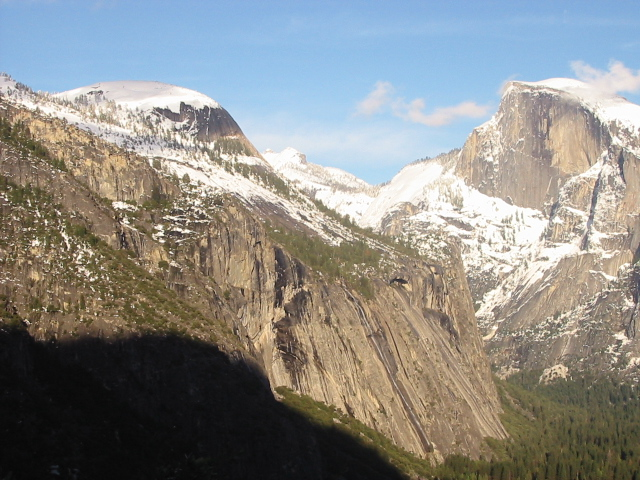
//> input picture Assignment08/input1.jpg, 640 x 480 px
$ ./SIFT   (built with g++ and OpenCV 4, older OpenCV classes emulated)
//> lines starting //> are read from the running program, lines starting //| are printed output that depends on the picture
#include <opencv2/opencv.hpp>
#include <opencv2/nonfree/nonfree.hpp>
#include <iostream>
#include <vector>
#include <cmath>

#define RATIO_THR 0.4

using namespace std;
using namespace cv;


Mat SIFTfunc(Mat input1, Mat input2,vector<KeyPoint>& keypoints1, Mat& descriptors1,vector<KeyPoint>& keypoints2, Mat& descriptors2);
Mat AffineTransform(Mat input1, Mat input2, vector<Point2f>& srcPoints, vector<Point2f>& dstPoints);
double euclidDistance(Mat& vec1, Mat& vec2);
int nearestNeighbor(Mat& vec, vector<KeyPoint>& keypoints, Mat& descriptors);
int SecondNearestNeighbor(Mat& vec, vector<KeyPoint>& keypoints, Mat& descriptors, int first);
void findPairs(vector<KeyPoint>& keypoints1, Mat& descriptors1,
            vector<KeyPoint>& keypoints2, Mat& descriptors2,
            vector<Point2f>& srcPoints, vector<Point2f>& dstPoints);
template <typename T>
Mat cal_affine(int ptl_x[], int ptl_y[], int ptr_x[], int ptr_y[], int number_of_points);
void blend_stitching(const Mat I1, const Mat I2, Mat &I_f, int diff_x, int diff_y, float alpha);
int main() {
    //입력 이미지
    Mat input1 = imread("input1.jpg", CV_LOAD_IMAGE_COLOR);
//> input1 is the input picture: 480 rows x 640 cols, CV_8UC3; mean B, G, R 135.4, 139.3, 139.5
    Mat input2 = imread("input2.jpg", CV_LOAD_IMAGE_COLOR);
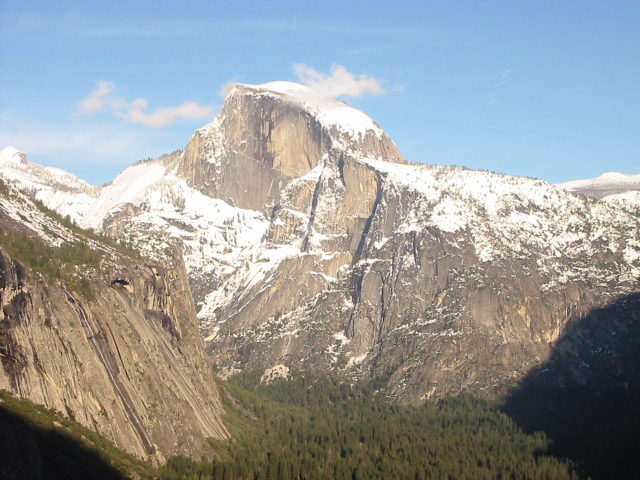
//> input picture Assignment08/input2.jpg, 640 x 480 px
//> input2 is the input picture: 480 rows x 640 cols, CV_8UC3; mean B, G, R 155.6, 155.5, 151.7
    Mat input1_gray, input2_gray;

    if (!input1.data || !input2.data)
    {
        std::cout << "Could not open" << std::endl;
        return -1;
    }

    //resize(input1, input1, Size(input1.cols / 2, input1.rows / 2));
    //resize(input2, input2, Size(input2.cols / 2, input2.rows / 2));

    cvtColor(input1, input1_gray, CV_RGB2GRAY);
    cvtColor(input2, input2_gray, CV_RGB2GRAY);
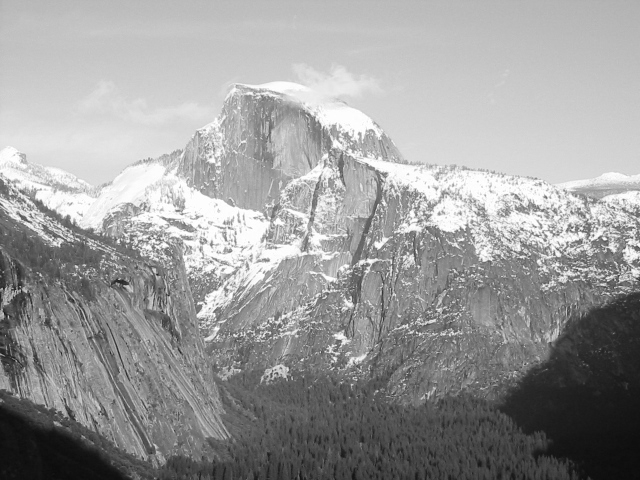
//> input2_gray: 480 rows x 640 cols, CV_8UC1; min 11, max 255, mean 155.1

    //-----------------------------------------------

    FeatureDetector* detector = new SiftFeatureDetector(
        0,        // nFeatures
        4,        // nOctaveLayers
        0.04,    // contrastThreshold
        10,        // edgeThreshold
        1.6        // sigma
    );

    DescriptorExtractor* extractor = new SiftDescriptorExtractor();

    //-----------------------------------------------

    // input1 이미지의 keypoint 찾기
    vector<KeyPoint> keypoints1;
    Mat descriptors1;
    // Detect keypoints
    detector->detect(input1_gray, keypoints1);
//> keypoints1 = 2866 keypoints; strongest (x, y, size): (6, 199, 1.9), (78, 246, 2.1), (74, 255, 2), (46, 222, 2.3)
    extractor->compute(input1_gray, keypoints1, descriptors1);
    printf("input1 : %d keypoints are found.\n", (int)keypoints1.size());
//| input1 : 2866 keypoints are found.

    // input2 이미지의 keypoint 찾기
    vector<KeyPoint> keypoints2;
    Mat descriptors2;
    // Detect keypoints
    detector->detect(input2_gray, keypoints2);
//> keypoints2 = 2623 keypoints; strongest (x, y, size): (604, 239, 2.3), (545, 197, 2.3), (573, 230, 1.9), (118, 241, 2.3)
    extractor->compute(input2_gray, keypoints2, descriptors2);
    printf("input2 : %zd keypoints are found.\n", keypoints2.size());
//| input2 : 2623 keypoints are found.

    //-----------------------------------------------

    Mat I_f=SIFTfunc(input1, input2, keypoints1,descriptors1,keypoints2,descriptors2);
    Mat I_f2=SIFTfunc(input2, input1, keypoints2,descriptors2,keypoints1,descriptors1);

    //"Left Image"창에 I1 이미지 띄우기
    namedWindow("input1");
    imshow("input1", input1);

    //"Right Image"창에 input2 이미지 띄우기
    namedWindow("input2");
    imshow("input2", input2);

    //"result"창에 I_f(결과물) 이미지 띄우기
    namedWindow("result(2to1)");
    imshow("result(2to1)", I_f);

    //"result"창에 I_f(결과물) 이미지 띄우기
    namedWindow("result2(1to2)");
    imshow("result2(1to2)", I_f2);


    waitKey(0);

    return 0;
}

//Calculate euclid distance
double euclidDistance(Mat& vec1, Mat& vec2) {
    // vec1과 vec2 사이의 거리를 반환
    double sum = 0.0;
    int dim = vec1.cols;
    for (int i = 0; i < dim; i++) {
        sum += (vec1.at<uchar>(0, i) - vec2.at<uchar>(0, i)) * (vec1.at<uchar>(0, i) - vec2.at<uchar>(0, i));
    }

    return sqrt(sum);
}

// Find the index of nearest neighbor point from keypoints.
int nearestNeighbor(Mat& vec, vector<KeyPoint>& keypoints, Mat& descriptors) {
    // keypoints가 담긴 벡터
    int neighbor = -1;
    double minDist = 1e6;

    for (int i = 0; i < descriptors.rows; i++) {
        Mat v = descriptors.row(i);        // each row of descriptor
        double dist = euclidDistance(vec, v);
        if (dist < minDist) {
            // 거리가 가장 가까운(feature이 가장 비슷한) 점을 matching되는 점으로 한다
            minDist = dist;
            neighbor = i;
        }
    }

    return neighbor;
}

int SecondNearestNeighbor(Mat& vec, vector<KeyPoint>& keypoints, Mat& descriptors,int first) {
    //
    int neighbor = -1;
    double minDist = 1e6;

    for (int i = 0; i < descriptors.rows; i++) {
        Mat v = descriptors.row(i);        // each row of descriptor
        double dist = euclidDistance(vec, v);
        if (dist < minDist) {
            if(i==first)continue;   //가장 작은 keypoint면 continue
            minDist = dist;
            neighbor = i;
        }
    }

    return neighbor;
}


void findPairs(vector<KeyPoint>& keypoints1, Mat& descriptors1,
    vector<KeyPoint>& keypoints2, Mat& descriptors2,
    vector<Point2f>& srcPoints, vector<Point2f>& dstPoints) {
    for (int i = 0; i < descriptors1.rows; i++) {   //descriptors1의 keypoints들에 대해
        KeyPoint pt1 = keypoints1[i];
        Mat desc1 = descriptors1.row(i);

        int nn = nearestNeighbor(desc1, keypoints2, descriptors2);  // nearest neighbors

        //ratio_threshold
        int nn2=SecondNearestNeighbor(desc1, keypoints2, descriptors2,nn); //두번째로 가까운 keypoint를 반환

        Mat v1=descriptors2.row(nn);
        double dist1 = euclidDistance(desc1, v1);

        Mat v2=descriptors2.row(nn2);
        double dist2 = euclidDistance(desc1, v2);

        if ((dist1/dist2) > 0.65) continue; //가장 가까운 keypoint와 두번째 가까운 keypoint와의 거리를 threshold로 가진다

        // cross-checking
        Mat desc2 = descriptors2.row(nn);
        int nn_2= nearestNeighbor(desc2, keypoints1, descriptors1); // 매칭된 keypoint에 대해 반대로 nn 수행
        if(nn_2!=i) continue;    //서로가 서로의 가장 가까운 feature일 때만 matching

        KeyPoint pt2 = keypoints2[nn];
        srcPoints.push_back(pt1.pt);
        dstPoints.push_back(pt2.pt);
    }
}

template <typename T>
Mat cal_affine(int ptl_x[], int ptl_y[], int ptr_x[], int ptr_y[], int number_of_points) {

    //Mx=b
    Mat M(2 * number_of_points, 6, CV_32F, Scalar(0));
    Mat b(2 * number_of_points, 1, CV_32F);

    Mat M_trans, temp, affineM;                             //affineM = x = A21 or A12

    // initialize matrix
    for (int i = 0; i < number_of_points; i++) {    //행 돌아가는중
        M.at<T>(2 * i, 0) = ptl_x[i];            M.at<T>(2 * i, 1) = ptl_y[i];            M.at<T>(2 * i, 2) = 1;
        M.at<T>(2 * i + 1, 3) = ptl_x[i];        M.at<T>(2 * i + 1, 4) = ptl_y[i];        M.at<T>(2 * i + 1, 5) = 1;
        b.at<T>(2 * i) = ptr_x[i];        b.at<T>(2 * i + 1) = ptr_y[i];
    } //위에 쓴대로 값 집어넣기

    // (M^T * M)^(−1) * M^T * b ( * : Matrix multiplication)
    transpose(M, M_trans);                          //M_trans = M^T
    invert(M_trans * M, temp);                      //temp = (M^T * M)^(−1)
    affineM = temp * M_trans * b;                   //affineM = (M^T * M)^(−1) * M^T * b

    return affineM;
}

void blend_stitching(const Mat I1, const Mat I2, Mat &I_f, int bound_l, int bound_u, float alpha) {

    // I2 is already in I_f by inverse warping
    // I2'는 이미 I_f에 있으니, I1만 고려. I1 자리에 아무것도 없다면 I1값 그대로 옮겨주고, I2가 있다면 0.5비율로 I1과 I2' blending
    for (int i = 0; i < I1.rows; i++) {
        for (int j = 0; j < I1.cols; j++) {                     //I1의 자리만 고려
            bool cond_I2 = I_f.at<Vec3f>(i - bound_u, j - bound_l) != Vec3f(0, 0, 0) ? true : false;    //(0, 0, 0)=검정색이라면 cond_I2=false

            if (cond_I2)    //검정색 아님= I2'있다 => I1과 I2' 겹치는 부분
                I_f.at<Vec3f>(i - bound_u, j - bound_l) = alpha * I1.at<Vec3f>(i, j) + (1 - alpha) * I_f.at<Vec3f>(i - bound_u, j - bound_l);   //I'2가 이미 있다면 alpha=0.5의 비율로 둘다 그려줌
                //i,j는 I1의 왼쪽 위 꼭짓점을 원점으로 하지만 I_f는 bound_u과 bound_l 기준으로 원점이 있다. bound_u, bound_l <=0이므로 i,j 에서 빼준다.
            else            //검정색
                I_f.at<Vec3f>(i - bound_u, j - bound_l) = I1.at<Vec3f>(i, j);   //검정에 I1 image 그대로 옮겨줌

        }
    }
}

Mat AffineTransform(Mat input1, Mat input2, vector<Point2f>& srcPoints, vector<Point2f>& dstPoints){
    const float I1_row = input1.rows;
    const float I1_col = input1.cols;
    const float I2_row = input2.rows;
    const float I2_col = input2.cols;

    int n = (int)(srcPoints.size());
    int* ptl_x = new int[n];    int* ptl_y = new int[n];
    int* ptr_x = new int[n];    int* ptr_y = new int[n];

        for (int i = 0; i < n; ++i) {
            ptl_x[i] = dstPoints[i].x;
            ptl_y[i] = dstPoints[i].y;
            ptr_x[i] = srcPoints[i].x;
            ptr_y[i] = srcPoints[i].y;
        }


    // calculate affine Matrix A12, A21
    Mat A12 = cal_affine<float>(ptl_x, ptl_y, ptr_x, ptr_y, n);                // [x'; y'] = A12 [x; y; 1]  (x' y':I2의 좌표 , x y:I1의 좌표 )
    Mat A21 = cal_affine<float>(ptr_x, ptr_y, ptl_x, ptl_y, n);                // [x'; y'] = A12 [x; y; 1]  (x' y':I1의 좌표 , x y:I2의 좌표 )

    Point2f p1(A21.at<float>(0) * 0 + A21.at<float>(1) * 0 + A21.at<float>(2), A21.at<float>(3) * 0 + A21.at<float>(4) * 0 + A21.at<float>(5));
    Point2f p2(A21.at<float>(0) * 0 + A21.at<float>(1) * I2_row + A21.at<float>(2), A21.at<float>(3) * 0 + A21.at<float>(4) * I2_row + A21.at<float>(5));
    Point2f p3(A21.at<float>(0) * I2_col + A21.at<float>(1) * I2_row + A21.at<float>(2), A21.at<float>(3) * I2_col + A21.at<float>(4) * I2_row + A21.at<float>(5));
    Point2f p4(A21.at<float>(0) * I2_col + A21.at<float>(1) * 0 + A21.at<float>(2), A21.at<float>(3) * I2_col + A21.at<float>(4) * 0 + A21.at<float>(5));

    int bound_u = (int)round(min(0.0f, min(p1.y, p4.y)));               //I1의 원점(0)과 I2'의 꼭짓점 중 가장 위(y값 작은것)의 값이 I_f(결과물)의 원점의 y좌표가 된다.
    int bound_b = (int)round(max(I1_row-1, max(p2.y, p3.y)));           //I1의 row(=y값)과 I2'의 꼭짓점 중 가장 아래(y값 큰것)의 값이 I_f(결과물)의 바닥이 된다.
    int bound_l = (int)round(min(0.0f, min(p1.x, p2.x)));               //I1의 원점(0)과 I2'의 꼭짓점 중 가장 왼쪽(x값 작은것)의 값이 I_f(결과물)의 원점의 x좌표가 된다.
    int bound_r = (int)round(max(I1_col-1, max(p3.x, p4.x)));           //I1의 col(=x값)과 I2'의 꼭짓점 중 가장 오른쪽(x값 큰것)의 값이 I_f(결과물)의 가장 오른쪽의 경계가 된다.
                                                                        //bound_u, bound_l <=0 이다.
    // initialize merged image
    Mat I_f(bound_b - bound_u + 1, bound_r - bound_l + 1, CV_32FC3, Scalar(0));     //결과물 저장할 행렬

    //I2' 먼저 그려준다
    // inverse warping with bilinear interplolation
    for (int i = bound_u; i <= bound_b; i++) {                          //행
        for (int j = bound_l; j <= bound_r; j++) {                      //열
            //i행j열은 I_f 위의 점. A12를 이용해 ij에 대응하는 I2의 점(x,y)를 찾는다.
            //[x; y] = A12 [j; i; 1]
            float x = A12.at<float>(0) * j + A12.at<float>(1) * i + A12.at<float>(2) - bound_l;     //j가 bound_l에서 시작하니까 bound_l을 빼주어 원점을 0으로 맞춰준다.
            float y = A12.at<float>(3) * j + A12.at<float>(4) * i + A12.at<float>(5) - bound_u;     //i가 bound_u에서 시작하니까 bound_u을 빼주어 원점을 0으로 맞춰준다.

            float y1 = floor(y);    //y 버림. y와 가장 가까운 y보다 작은 정수
            float y2 = ceil(y);     //y 올림. y와 가장 가까운 y보다 큰 정수
            float x1 = floor(x);    //x 버림
            float x2 = ceil(x);     //x 올림

            float mu = y - y1;      //y의 소수부분
            float lambda = x - x1;  //x의 소수부분

            if (x1 >= 0 && x2 < I2_col && y1 >= 0 && y2 < I2_row)   //I2의 범위 안이라면
                //f(x, y') = mu * f(x, y+1) + (1-mu) * f(x, y)
                //f(x+1, y') = mu * f(x+1, y+1) + (1-mu) * f(x+1, y)
                //f(x', y') = lambda * f(x+1, y') + (1-lambda) * f(x, y')
                I_f.at<Vec3f>(i - bound_u, j - bound_l) = lambda * (mu * input2.at<Vec3f>(y2, x2) + (1 - mu) * input2.at<Vec3f>(y1, x2)) +
                                                          (1 - lambda) *(mu * input2.at<Vec3f>(y2, x1) + (1 - mu) * input2.at<Vec3f>(y1, x1));  //bilinear interpolation
        }
    }//input2'그려지고, I1은 아직 없는 상태
    // image stitching with blend
    blend_stitching(input1, input2, I_f, bound_l, bound_u, 0.5);

    return I_f;
}

Mat SIFTfunc(Mat input1, Mat input2,vector<KeyPoint>& keypoints1, Mat& descriptors1,vector<KeyPoint>& keypoints2, Mat& descriptors2){
    Mat input1_gray, input2_gray;
    cvtColor(input1, input1_gray, CV_RGB2GRAY);
    cvtColor(input2, input2_gray, CV_RGB2GRAY);

    Size size = input2.size();
//> size = Size(640, 480)
    Size sz = Size(size.width + input1_gray.size().width, max(size.height, input1_gray.size().height));
//> sz = Size(1280, 480)
    Mat matchingImage = Mat::zeros(sz, CV_8UC3);

    input1.copyTo(matchingImage(Rect(size.width, 0, input1_gray.size().width, input1_gray.size().height)));
    input2.copyTo(matchingImage(Rect(0, 0, size.width, size.height)));
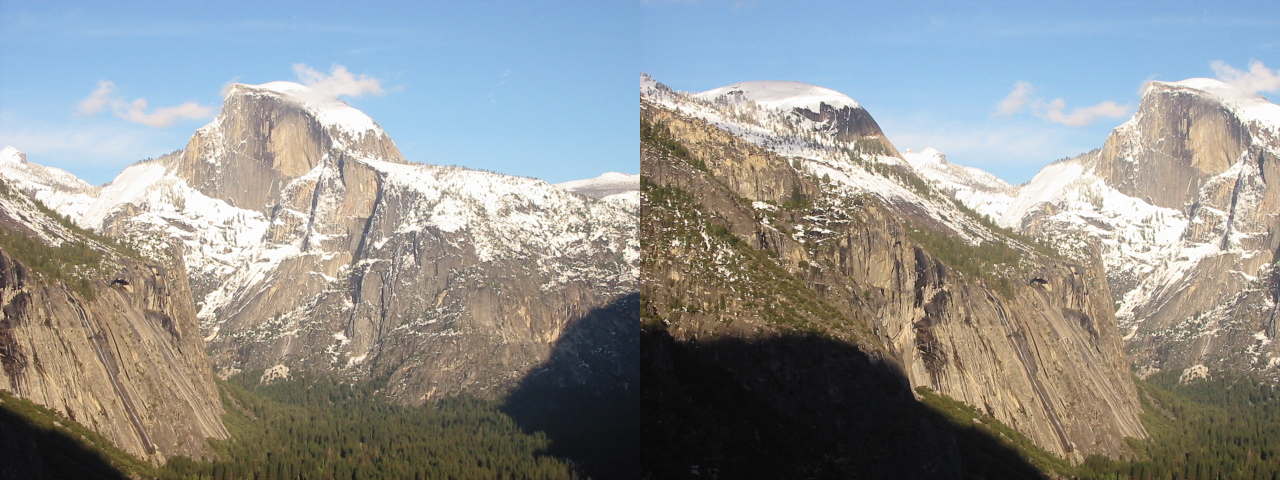
//> matchingImage: 480 rows x 1280 cols, CV_8UC3; mean B, G, R 145.5, 147.4, 145.6

    vector<Point2f> srcPoints;
    vector<Point2f> dstPoints;
    findPairs(keypoints2, descriptors2, keypoints1, descriptors1, srcPoints, dstPoints);   //keypoint를 matching한다
//> the loop in findPairs, `for (int i = 0; i < descriptors1.rows; i++)` made 2623 passes
//> (pt1, nn, nn2, dist1, dist2, pt2) on passes 42, 71, 73, 92, 113, 129: (keypoint at (14.1, 350.8), size 2.8, 1329, 942, 216.2, 389.9, keypoint at (294.5, 348.1), size 2.7), (keypoint at (20.6, 200.5), size 4.3, 1359, 2021, 133.1, 395, keypoint at (300.8, 200.6), size 4.2), (keypoint at (21.2, 263.4), size 1.9, 1364, 1143, 248.1, 385.2, keypoint at (301.7, 262.4), size 1.9), (keypoint at (26.1, 214.1), size 3.7, 1377, 2668, 103.1, 380.2, keypoint at (306, 213.8), size 3.7), (keypoint at (31.6, 194.5), size 6.6, 1401, 2779, 52.35, 423.2, keypoint at (311.6, 194.2), size 6.4), (keypoint at (35.1, 355.5), size 3.2, 1412, 71, 270.6, 440.8, keypoint at (315.2, 352.7), size 3.2)
//> (pt1, nn, nn2, dist1, dist2) on passes 1 to 6: (keypoint at (2.6, 351.2), size 3.3, 241, 192, 416.1, 432.5), (keypoint at (2.6, 351.2), size 3.3, 236, 1959, 344.9, 349.1), (keypoint at (3.1, 387.6), size 1.9, 1717, 1604, 364.3, 369.9), (keypoint at (3.5, 192.5), size 2.4, 82, 254, 396.7, 418.8), (keypoint at (3.7, 390.2), size 2.3, 531, 504, 312.7, 380.7), (keypoint at (3.9, 362.9), size 3, 1299, 425, 421.6, 422.9)
    printf("%zd keypoints are matched.\n", srcPoints.size());
//| 69 keypoints are matched.

    input1.convertTo(input1, CV_32FC3, 1.0 / 255);
//> input1: 480 rows x 640 cols, CV_32FC3
    input2.convertTo(input2, CV_32FC3, 1.0 / 255);
//> input2: 480 rows x 640 cols, CV_32FC3
    Mat I_f=AffineTransform(input1, input2,srcPoints,dstPoints);
//> the loop in AffineTransform, `for (int i = 0; i < n; ++i)` made 69 passes
//> the loop in cal_affine, `for (int i = 0; i < number_of_points; i++)` made 69 passes
//> the loop in cal_affine (call 2), `for (int i = 0; i < number_of_points; i++)` made 69 passes
//> in AffineTransform, `Mat I_f(bound_b - bound_u + 1, bound_r - bound_l + 1, CV_32FC3, Scalar..`: I_f: 521 rows x 830 cols, CV_32FC3; every value is 0
//> after the loop in blend_stitching, `for (int i = 0; i < I1.rows; i++)`:
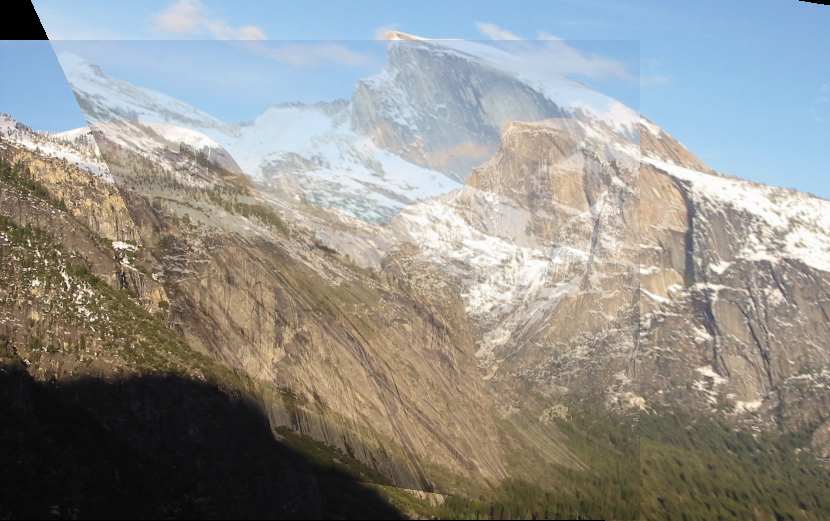
//> I_f: 521 rows x 830 cols, CV_32FC3; mean B, G, R 0.556, 0.571, 0.571
//> in SIFTfunc (call 2), `input2.copyTo(matchingImage(Rect(0, 0, size.width, size.height)));`:
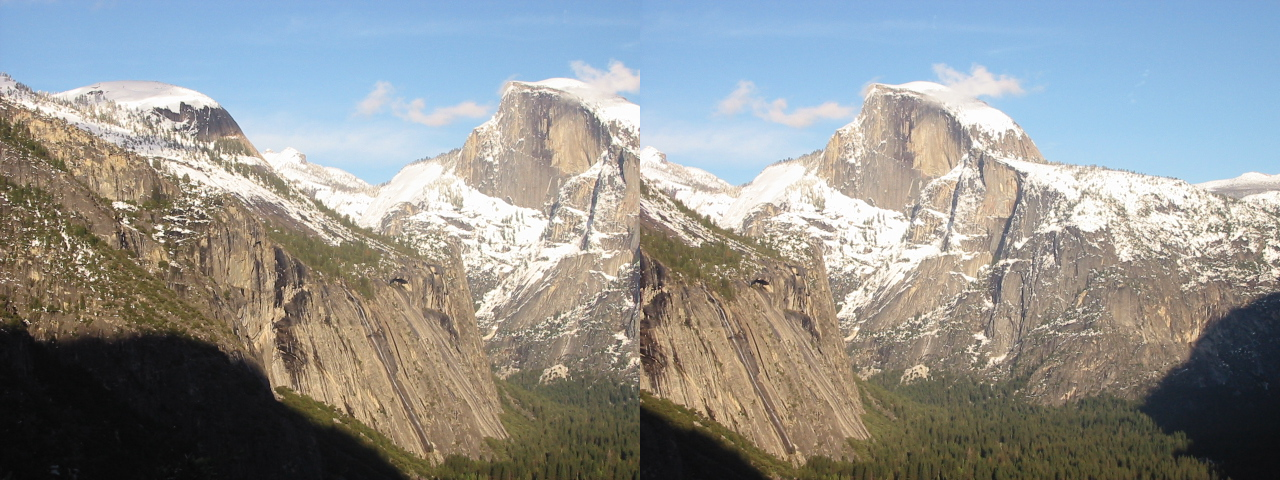
//> matchingImage: 480 rows x 1280 cols, CV_8UC3; mean B, G, R 145.5, 147.4, 145.6
//| 68 keypoints are matched.
//> the loop in AffineTransform (call 2), `for (int i = 0; i < n; ++i)` made 68 passes
//> in AffineTransform (call 2), `Mat I_f(bound_b - bound_u + 1, bound_r - bound_l + 1, CV_32FC3, Scalar..`: I_f: 483 rows x 919 cols, CV_32FC3; every value is 0
//> after the loop in AffineTransform (call 2), `for (int i = bound_u; i <= bound_b; i++)`:
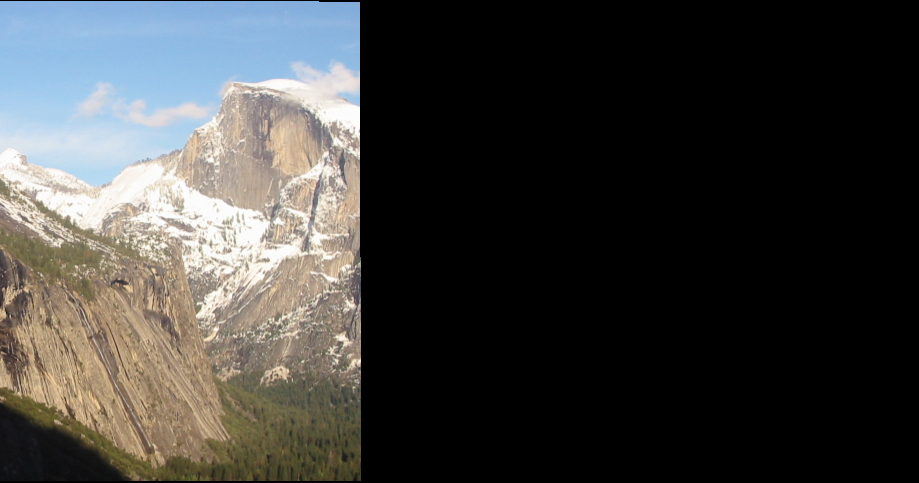
//> I_f: 483 rows x 919 cols, CV_32FC3; mean B, G, R 0.238, 0.246, 0.246
//> call 2 of blend_stitching, with bound_l = -279, bound_u = 0, alpha = 0.5
//> after the loop in blend_stitching (call 2), `for (int i = 0; i < I1.rows; i++)`:
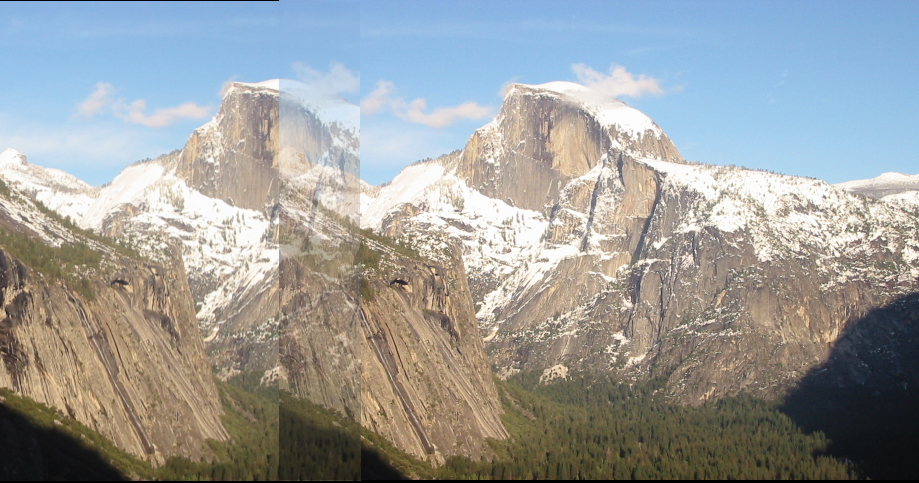
//> I_f: 483 rows x 919 cols, CV_32FC3; mean B, G, R 0.61, 0.616, 0.606
    return I_f;
}
